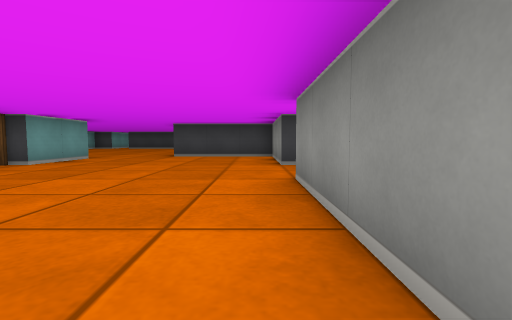
View 1 (above)

16 first-person views from a walk through a cub3D maze. The camera is about half as high as the walls, tilts 4° down and sees 85° across. The floor is counted in squares. Each view is taken from the middle of a square. On the plan, view 1 faces up. The plan holds only what a view shows up to about 9 squares ahead; the rest is blank.

View 2
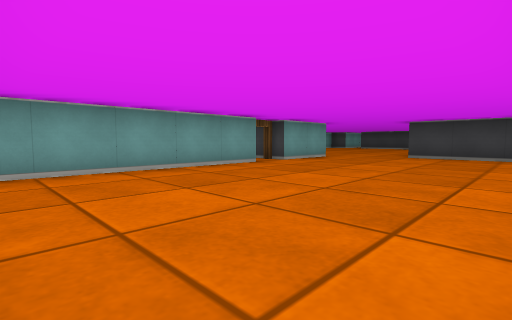

View 3
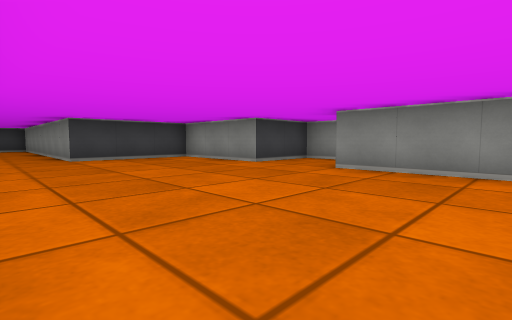

View 4
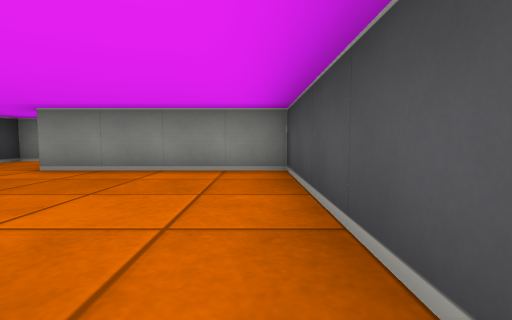

View 5
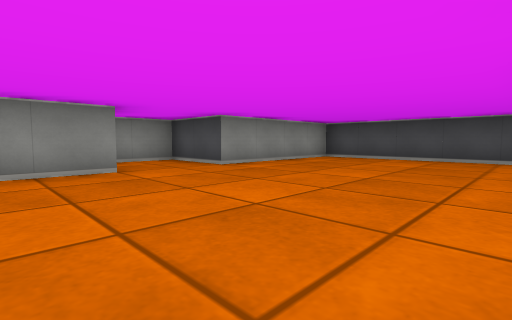

View 6
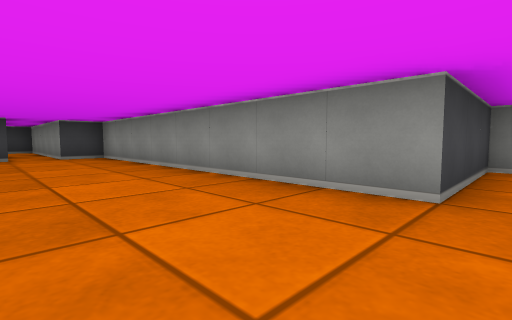

View 7
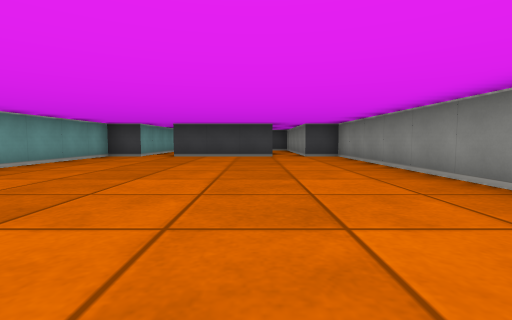

View 8
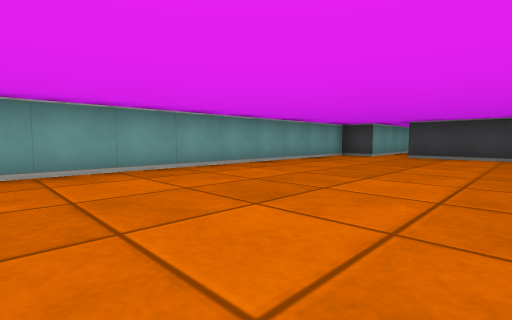

View 9
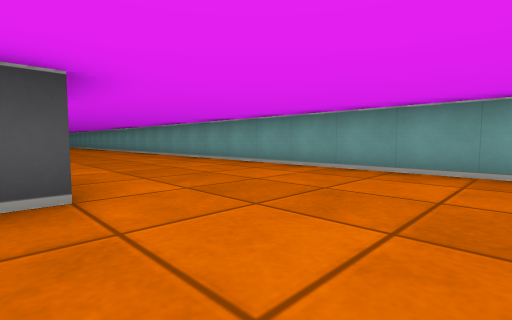

View 10
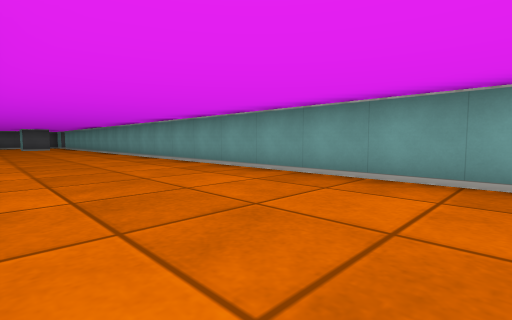

View 11
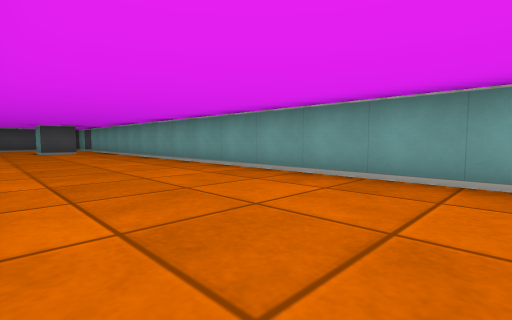

View 12
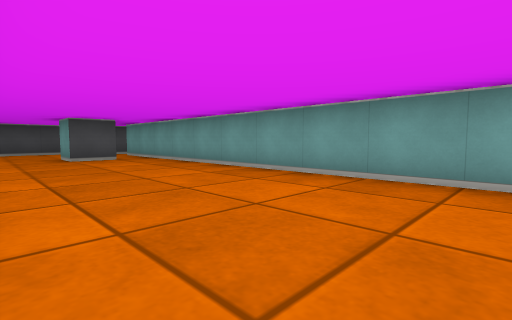

View 13
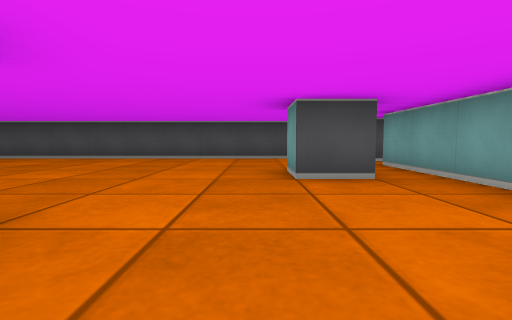

View 14
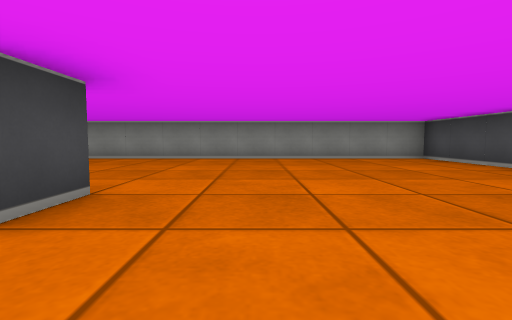

View 15
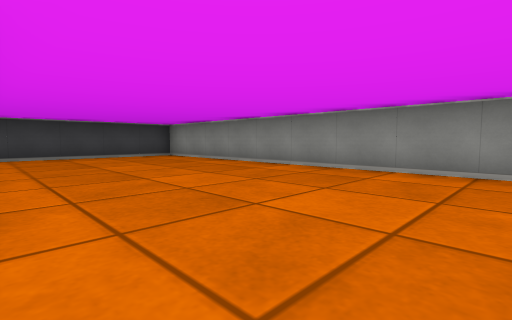

View 16
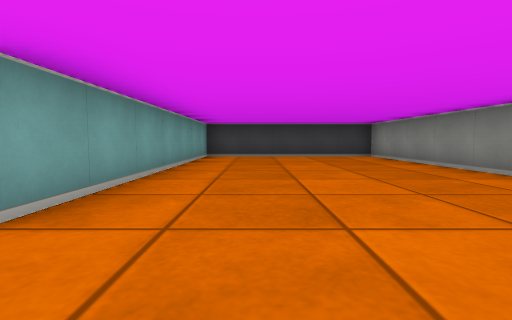

### Floor plan
Ten units are one square. View 1 is at (0, 0); x grows to the right and y downward. Boxes are objects, and circles mark ways between rooms. Rooms are numbered by the first view taken in them; rooms with no view inside come last. Other rooms are left out.
<svg viewBox="-105 -197 135 347">
<path fill="none" stroke="#000" d="M-45 -45 -45 -1M-45 -75 -45 -55M-38 5 5 5 5 -35 25 -35 25 -55 5 -55 5 -85 -25 -85M-56 -75 -50 -75M-25 -85 -25 -165 -35 -165 -35 -192M-86 105 -75 105 -75 115M-79 145 5 145 5 15 -45 15 -45 85 -55 85M-44 -165 -75 -165M-85 -174 -85 -165 -95 -165 -95 125"/>
<circle cx="-35" cy="-85" r="3" fill="#2a7"/>
<circle cx="-50" cy="-50" r="3" fill="#2a7"/>
<text x="-20" y="-40">1</text>
<text x="-60" y="0">2</text>
</svg>
Room 1 opens to room 2.

Where each view was taken, in squares from view 1:
view 1: 0 up, 0 right, facing up
view 2: 0 up, 0 right, facing up-left
view 3: 1 up, 4 left, facing up-right
view 4: 0 up, 4 left, facing right
view 5: 7 up, 4 left, facing down-right
view 6: 8 up, 5 left, facing up-right
view 7: 8 up, 5 left, facing up
view 8: 8 up, 5 left, facing up-left
view 9: 10 up, 5 left, facing down-left
view 10: 6 up, 6 left, facing down-left
view 11: 1 up, 6 left, facing down-left
view 12: 3 down, 6 left, facing down-left
view 13: 7 down, 7 left, facing down
view 14: 10 down, 7 left, facing right
view 15: 10 down, 4 left, facing up-right
view 16: 10 down, 3 left, facing up
